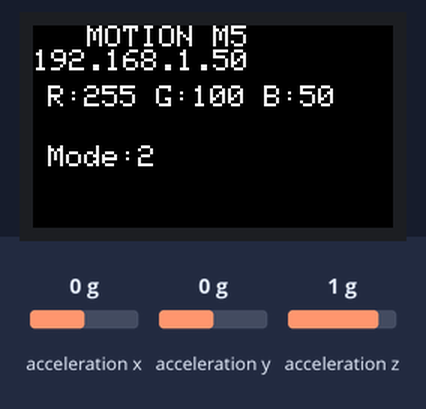
Bench run of a sketch on a simulated ESP32. Parts: 240×135 colour display. The inputs (shaded band) are chosen by the test bench; at power-on: acceleration x 0 g, acceleration y 0 g, acceleration z 1 g. WiFi joins after 1.5 s; servers stay silent unless stated.

Above: at 1.88 s.
At 2.8 s:
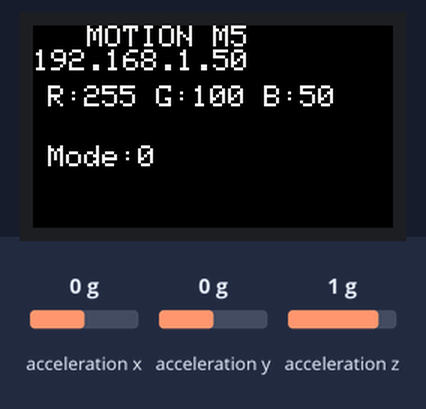
2.9 s: acceleration x set to -0.8 g
At 3.15 s:
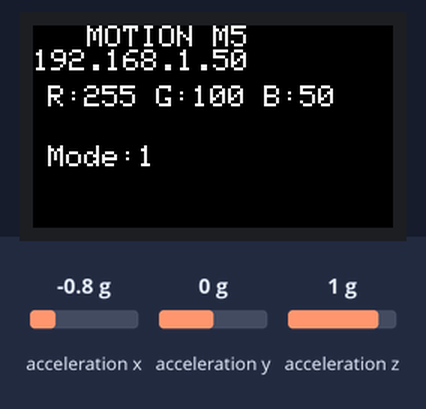
Timing chart, 0 to 5.9 s (numbered marks = the images above; inputs shaded):
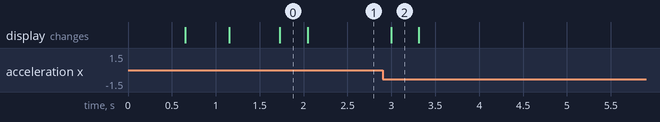

Measured:
- after the input at 2.9 s, the display: changes after 0.10 s (image 2)

The sketch:

m5kasoku.ino
```cpp
#include <M5StickCPlus.h>
#include <WiFi.h>
#include <WiFiUdp.h>


// WiFi
// const char* ssid = "TP-Link_3BE4";
// const char* password = "ninomiya317";

const char* ssid = "MI6-WLAN";
const char* password = "MI028WLAN";

// ESP32 IP
const char* espHost1 = "172.27.56.17";
const char* espHost2 = "172.27.56.22";
const char* espHost3 = "172.27.56.23";

const int port = 8000;

WiFiUDP Udp;


// RGB
int baseR = 255;
int baseG = 100;
int baseB = 50;


// 加速度
float ax, ay, az;
float prevMagnitude = 0;


float smallThreshold = 0.08;
float bigThreshold = 0.35;


int mode = 0;


unsigned long lastMovementTime = 0;


void setup() {

  M5.begin();

  M5.Imu.Init();

  M5.Lcd.setRotation(1);

  M5.Lcd.setTextSize(2);

  WiFi.begin(ssid, password);

  while (WiFi.status() != WL_CONNECTED) {

    delay(500);
    M5.Lcd.print(".");
  }

  Udp.begin(port);

  M5.Lcd.fillScreen(BLACK);

  M5.Lcd.println("MOTION M5");

  M5.Lcd.println(WiFi.localIP());

  lastMovementTime = millis();
}


void loop() {

  // RGB受信
  int packetSize = Udp.parsePacket();

  if (packetSize >= 3) {

    byte colorData[3];

    Udp.read(colorData, 3);

    baseR = colorData[0];
    baseG = colorData[1];
    baseB = colorData[2];
  }


  // 加速度
  M5.Imu.getAccelData(&ax, &ay, &az);

  float magnitude =
    sqrt(ax * ax + ay * ay + az * az);

  float diff =
    abs(magnitude - prevMagnitude);

  prevMagnitude = magnitude;


  // mode判定
  mode = 0;

  if (diff > bigThreshold) {

    mode = 2;

    lastMovementTime = millis();
  }

  else if (diff > smallThreshold) {

    mode = 1;

    lastMovementTime = millis();
  }

  if (millis() - lastMovementTime > 3000) {

    mode = 3;
  }


  // ESP32へ送信
  byte sendData[4] = {
    baseR,
    baseG,
    baseB,
    mode
  };

 Udp.beginPacket(espHost1, port);
 Udp.write(sendData, 4);
 Udp.endPacket();

 Udp.beginPacket(espHost2, port);
 Udp.write(sendData, 4);
 Udp.endPacket();

 Udp.beginPacket(espHost3, port);
 Udp.write(sendData, 4);
 Udp.endPacket();


  M5.Lcd.fillRect(0,40,240,100,BLACK);

  M5.Lcd.setCursor(10,40);

  M5.Lcd.printf(
    "R:%d G:%d B:%d",
    baseR,
    baseG,
    baseB
  );

  M5.Lcd.setCursor(10,80);

  M5.Lcd.printf(
    "Mode:%d",
    mode
  );

  delay(30);
}
```
